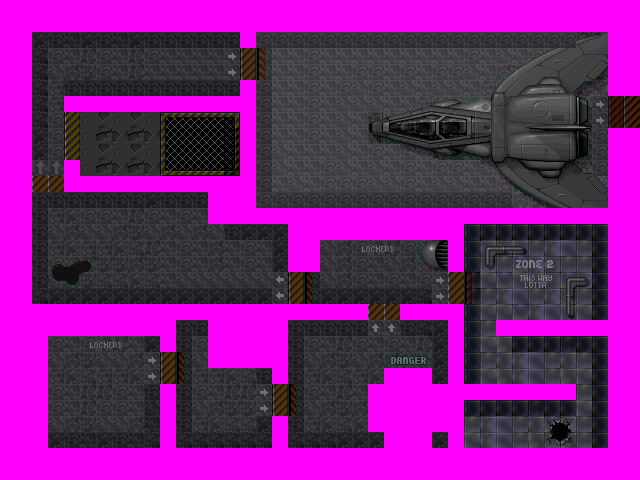

This game map was drawn from its Tiled (.tmx) file and the tilesets committed beside it. A one-line description and the trimmed map source follow:
An orthogonal 40x30 tile map with 16x16 px tiles, 2 tile layers (background, walls), 3 tilesets and 60 objects (10x Mine, 9x Ammo, 9x Alien, 5x Money, 4x Energy, ...).

<map version="1.0" orientation="orthogonal" renderorder="right-down" width="40" height="30" tilewidth="16" tileheight="16">
 <tileset firstgid="1" name="_level01static" tilewidth="16" tileheight="16">
  <image source="tilesets/tileset01.png" width="320" height="400" />
 </tileset>
 <tileset firstgid="501" name="tileset02" tilewidth="16" tileheight="16">
  <image source="tilesets/tileset02.png" width="320" height="400" />
 </tileset>
 <tileset firstgid="1001" name="tileset03" tilewidth="16" tileheight="16">
  <image source="tilesets/tileset03.png" width="320" height="336" />
 </tileset>
 <layer name="background" width="40" height="30">
  <data>[1200 cells, 1200 non-empty, 220 distinct tile ids]</data>
 </layer>
 <layer name="walls" width="40" height="30">
  <data>[1200 cells, 443 non-empty, 20 distinct tile ids]</data>
 </layer>
 <objectgroup name="objects" width="40" height="30">
  <object name="Ripley" type="Ripley" x="52" y="397" width="32" height="32" />
  <object name="Energy" type="Energy" x="50" y="339" width="16" height="16" />
  <object name="BackVerticalDoor" type="BackVerticalDoor" x="160" y="352" width="16" height="32" />
  <object name="FrontVerticalDoor" type="FrontVerticalDoor" x="272" y="384" width="16" height="32" />
  <object name="Locker" type="Locker" x="32" y="368" width="16" height="16" />
  <object name="Body" type="Body" x="206" y="323" width="64" height="48" />
  <object name="Reactor" type="Reactor" x="367" y="367" width="80" height="80" />
  <object name="Cooler" type="Cooler" x="207" y="192" width="32" height="32" />
  <object name="Life" type="Life" x="113" y="114" width="16" height="16" />
  <object name="Ammo" type="Ammo" x="175" y="320" width="16" height="16" />
  <object name="Ammo" type="Ammo" x="240" y="418" width="16" height="16" />
  <object name="AccessCard" type="AccessCard" x="316" y="422" width="16" height="16" />
  <object name="LockerH" type="LockerH" x="304" y="240" width="16" height="16" />
  <object name="Mine" type="Mine" x="90" y="200" width="16" height="16" />
  <object name="Money" x="88" y="339" width="16" height="16" />
  <object name="Money" x="322" y="274" width="16" height="16" />
  <object name="Money" x="76" y="272" width="16" height="16" />
  <object name="HorizontalDoor" type="HorizontalDoor" x="368" y="304" width="32" height="16" />
  <object name="Energy" type="Energy" x="113" y="158" width="16" height="16" />
  <object name="Mine" type="Mine" x="160" y="38" width="16" height="16" />
  <object name="Mine" type="Mine" x="304" y="104" width="16" height="16" />
  <object name="Rocket" type="Rocket" x="168" y="134" width="65" height="20" />
  <object name="Ammo" type="Ammo" x="425" y="282" width="16" height="16" />
  <object name="Energy" type="Energy" x="294" y="182" width="16" height="16" />
  <object name="Money" x="33" y="263" width="16" height="16" />
  <object name="Money" x="267" y="182" width="16" height="16" />
  <object name="Ammo" type="Ammo" x="89" y="372" width="16" height="16" />
  <object name="VDoor_strong" type="VDoor_strong" x="240" y="48" width="16" height="32" />
  <object name="Alien" type="Alien" x="39" y="208" width="32" height="32" />
  <object name="Alien" type="Alien" x="111" y="43" width="32" height="32" />
  <object name="Alien" type="Alien" x="109" y="243" width="32" height="32" />
  <object name="Alien" type="Alien" x="347" y="249" width="32" height="32" />
  <object name="Monster" type="Monster" x="468" y="38" width="112" height="162" />
  <object name="Hole" type="Hole" x="344" y="161" width="32" height="32" />
  <object name="Alien" type="Alien" x="182" y="409" width="32" height="32" />
  <object name="WaitingAlien" type="Alien" x="304" y="373" width="32" height="32" />
  <object name="Alien" type="Alien" x="224" y="254" width="32" height="32" />
  <object name="Switch" type="Switch" x="481" y="431" width="16" height="16" />
  <object name="HotD" type="HotD" x="288" y="272" width="16" height="32" />
  <object name="Mine" type="Mine" x="160" y="257" width="16" height="16" />
  <object name="Mine" type="Mine" x="391" y="250" width="16" height="16" />
  <object name="Mine" type="Mine" x="404" y="48" width="16" height="16" />
  <object name="Mine" type="Mine" x="378" y="124" width="16" height="16" />
  <object name="Mine" type="Mine" x="437" y="161" width="16" height="16" />
  <object name="Mine" type="Mine" x="506" y="267" width="16" height="16" />
  <object name="Mine" type="Mine" x="563" y="267" width="16" height="16" />
  <object name="Energy" type="Energy" x="534" y="237" width="16" height="16" />
  <object name="Ammo" type="Ammo" x="472" y="235" width="16" height="16" />
  <object name="HotD" type="HotD" x="449" y="272" width="16" height="32" />
  <object name="Laser" type="Laser" x="497" y="336" width="16" height="48" />
  <object name="Laser" type="Laser" x="560" y="336" width="16" height="48" />
  <object name="Laser" type="Laser" x="528" y="400" width="16" height="48" />
  <object name="Alien" type="Alien" x="42" y="49" width="32" height="32" />
  <object name="Ammo" type="Ammo" x="87" y="114" width="16" height="16" />
  <object name="Ammo" type="Ammo" x="137" y="115" width="16" height="16" />
  <object name="Ammo" type="Ammo" x="138" y="158" width="16" height="16" />
  <object name="Ammo" type="Ammo" x="87" y="158" width="16" height="16" />
  <object name="Laser" type="Laser" x="65" y="112" width="16" height="48" />
  <object name="ExitDoor" type="ExitDoor" x="625" y="96" width="16" height="32" />
  <object name="WaitingAlien" type="Alien" x="304" y="329" width="32" height="32" />
 </objectgroup>
</map>
